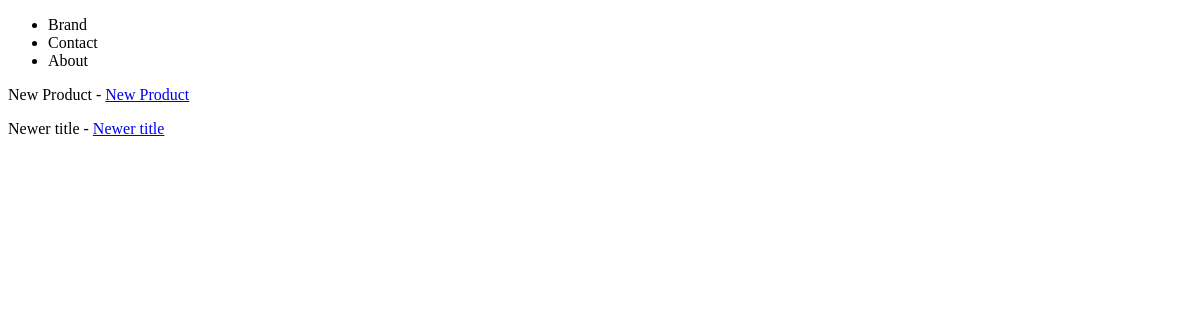
Before: /products/ with the older database file.
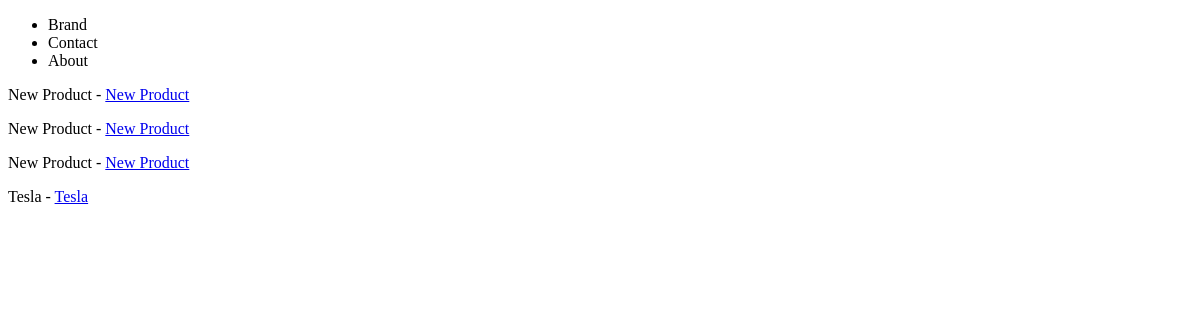
After: the same page with the newer database file.
### products/models.py (models this page shows)
class Product(models.Model):
    title = models.CharField(max_length=120)  # max_length = required
    description = models.TextField(blank=True, null=True)
    price = models.DecimalField(decimal_places=2, max_digits=10000)
    summary = models.TextField(blank=False, null=False)
    feature = models.BooleanField(default=False)  # null=True, default=True
    def get_absolute_url(self):
        return reverse("products:product", kwargs={"my_id": self.id})

### products/views.py (the view)
# urls.py: path('', product_list_view, name='products'),
def product_list_view(request):
    queryset = Product.objects.all()
    context = {
        'object_list': queryset
    }
    return render(request, 'products/product_list.html', context)

### products/templates/products/product_list.html
{% extends 'base.html' %}
{% block content %}
    {% for object in object_list %}
    	<p>{{ object.title }} - <a href="{{ object.get_absolute_url }}">{{ object.title }}</a></p>
    {% endfor %}
{% endblock %}

### templates/base.html (shortened to what this page needs)
<!DOCTYPE html>
<html lang="en">
<head>
</head>
<body>
{% include 'navbar.html' %}
{% block content %}{% endblock %}
</body>
</html>

### templates/navbar.html
<nav>
    <ul>
        <li>Brand</li>
        <li>Contact</li>
        <li>About</li>
    </ul>
</nav>

Changed rows visible on the page:
changed Product (number 2 of 4 on the later page): title "Newer title" → "New Product"
added Product: title "New Product"
added Product: title "Tesla"
